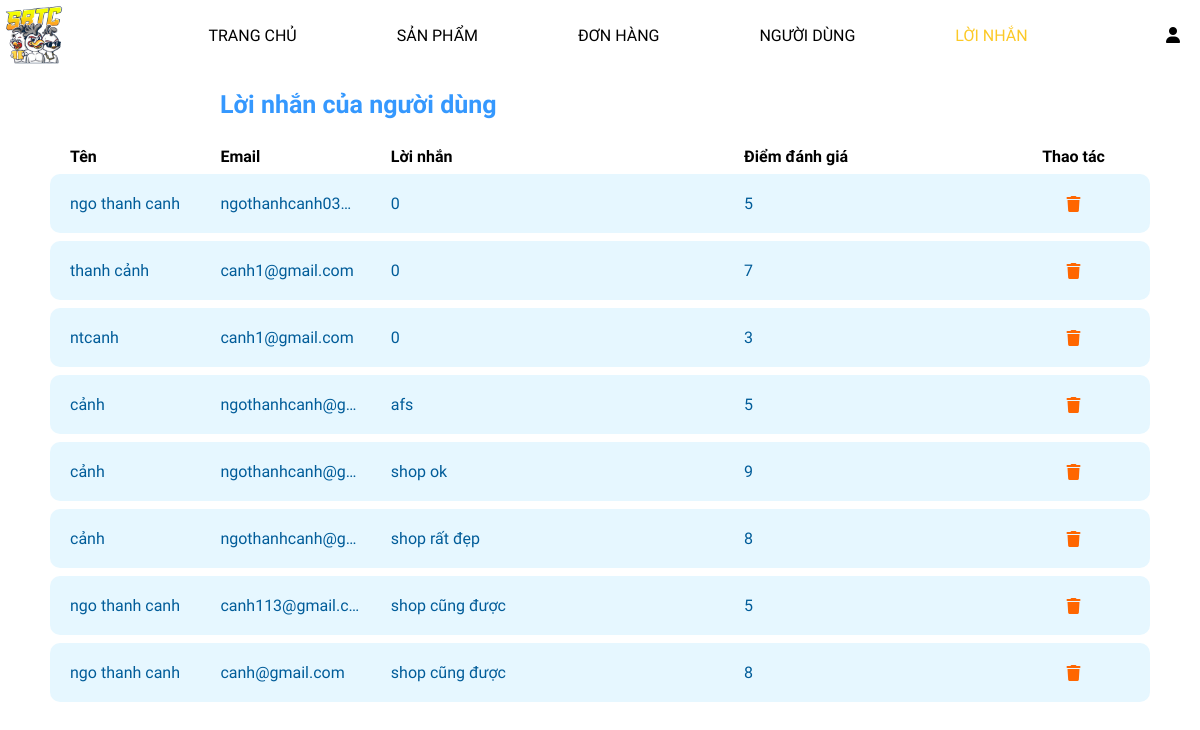
/admin_tinnhan.php (signed in), run on the app's committed database.
### tables this page shows
CREATE TABLE `message` (
  `id` int(11) NOT NULL,
  `use_id` int(11) NOT NULL,
  `name` varchar(255) NOT NULL,
  `email` varchar(100) NOT NULL,
  `number` int(11) NOT NULL,
  `message` varchar(255) NOT NULL,
  `rating` int(11) NOT NULL
);

### admin_tinnhan.php (the view, shortened to what this page needs)
<!DOCTYPE html>
<html lang="en">
<head>
    <link href="https://unpkg.com/boxicons@2.1.4/css/boxicons.min.css" rel="stylesheet">
</head>
<body>
    <?php include 'admin_header.php' ?>
    <p class="title-fake-hd">Lời nhắn của người dùng</p>
    <div class="container-form-hoadon">
        <table class="form-hoadon">
            <tr>
                <th class="first-child-hd">Tên</th>
                <th>Email</th>
                <th>Lời nhắn</th>
                <th>Điểm đánh giá</th>
                <th class="last-child-hd">Thao tác</th>
            </tr>
            <?php
            $select_message = mysqli_query($conn, "SELECT * FROM `message` ") or die('query failed');
            if (mysqli_num_rows($select_message) > 0) {
                while ($fetch_message = mysqli_fetch_assoc($select_message)) {
            ?>
                    <tr class="info-hd">
                        <td class="first-child-hd"><?php echo $fetch_message['name']; ?></td>
                        <td class="date-hd"><?php echo $fetch_message['email']; ?></td>
                        <td class="ten-hd-user"><?php echo $fetch_message['message']; ?></td>
                        <td class="ten-hd-user"><?= $fetch_message['rating']/10; ?></td>
                        <td class="last-child-hd">
                            <div class="thaotac"><a href="admin_tinnhan.php?delete=<?php echo $fetch_message['id']; ?>;" class="deletee" onclick="return confirm('delete this message');"><i class="fa-solid fa-trash"></i></a></div>
                        </td>
                    </tr>
            <?php
                }
            } else {
                echo '<div class="empty">
<p>no products added yet!</p>
</div>';
            }
            ?>
        </table>
    </div>
</body>
</html>

### style.css (style rules this page uses)
* { margin: 0; padding: 0; box-sizing: border-box; font-family: 'Varela Round', sans-serif; }
:root { --box-shadow:0px 0px 0px 6px rgb(255 255 255/40%); --orange: #fcc927; }
a { text-decoration: none; }

### data on the page
message: name "ngo thanh canh", email "ngothanhcanh03…", message "0", $fetch_message['rating']/10 "5"
message: name "thanh cảnh", email "canh1@gmail.com", message "0", $fetch_message['rating']/10 "7"
message: name "ntcanh", email "canh1@gmail.com", message "0", $fetch_message['rating']/10 "3"
message: name "cảnh", email "ngothanhcanh@g…", message "afs", $fetch_message['rating']/10 "5"
message: name "cảnh", email "ngothanhcanh@g…", message "shop ok", $fetch_message['rating']/10 "9"
message: name "cảnh", email "ngothanhcanh@g…", message "shop rất đẹp", $fetch_message['rating']/10 "8"
message: name "ngo thanh canh", email "canh113@gmail.c…", message "shop cũng được", $fetch_message['rating']/10 "5"
message: name "ngo thanh canh", email "canh@gmail.com", message "shop cũng được", $fetch_message['rating']/10 "8"
